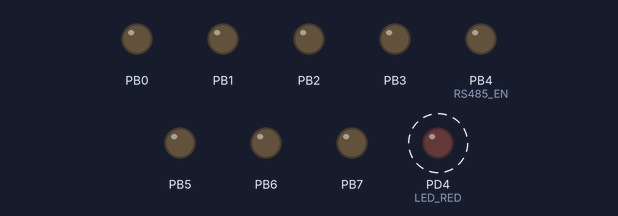
The program below on a simulated ATmega128, built with avr-gcc and emulated at 14.7456 MHz. Parts: output pins drawn as LEDs (lit = HIGH). Dashed ring = blinking.

Above: at 0.1 s.
At 1.06 s:
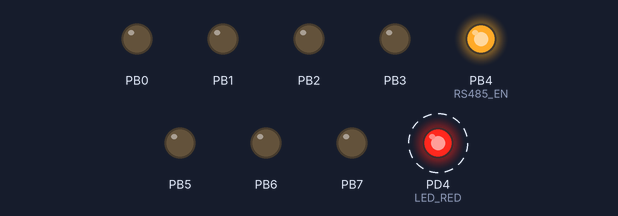
Timing chart, 0 to 40.0 s (numbered marks = the images above):
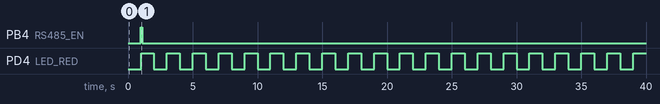

Measured:
- by itself, PB4 (RS485_EN): LOW → HIGH at 1.0 s, → LOW 0.11 s later
- by itself, PD4 (LED_RED): alternates HIGH for 1.0 s and LOW for 1.0 s

The program:

main.c
```c
/*
 * Microchip_Test_0605.c
 *
 * Created: 2025-06-05 오후 1:20:01
 * Author : Kujabeen
 */

#include <avr/io.h>
#include <avr/interrupt.h>
#define F_CPU 14745600UL
#include <util/delay.h>
#include <stdio.h>	//
#include <stdarg.h>	//
#include <stdint.h>	//
#include <string.h>
#include <ctype.h>  // 대소문자 무시하고 비교하려면 필요
#include "Uart.h"
#include "main.h"


volatile uint8_t led_flag = 0;

//---------------------------------------------------------------------------
#define TIMER0_MAX_COUNT (1UL << (sizeof(OCR0) * 8))     // 256
#define TIMER1_MAX_COUNT (1UL << (sizeof(OCR1A) * 8))    // 65536

#define TIMER0_MAX_SEC ((TIMER0_MAX_COUNT * 1024.0) / F_CPU)
#define TIMER1_MAX_SEC ((TIMER1_MAX_COUNT * 1024.0) / F_CPU)
//---------------------------------------------------------------------------

#define STATIC_CHECK_TIMER0(sec) \
_Static_assert((sec) <= TIMER0_MAX_SEC, \
"***Timer0 Error: Time exceeds ~17.7ms***")

#define STATIC_CHECK_TIMER1(sec) \
_Static_assert((sec) <= TIMER1_MAX_SEC, \
"***Timer1 Error: Time exceeds ~4.44s***")

////////////////////////////////////////////////////////unsigned char RxBuf1[UART1_MAXBUF], Data1, RxNum1;
int Timer_485 = 0;

void Timer0_init_1ms(void) {
	TCCR0 = (1 << WGM01);              // CTC 모드
	OCR0 = 230;                        // 1ms마다 비교일치 (계산식 참고 아래)
	TIMSK |= (1 << OCIE0);            // 비교일치 인터럽트 허용
	TCCR0 |= (1 << CS01) | (1 << CS00); // 분주비 64
}

// Timer1: 1초 인터럽트
void Timer1_init_1s(void) {
	TCCR1B |= (1 << WGM12);           // CTC 모드
	OCR1A = 14399;                    // 1초마다 비교일치 (계산식 아래 참고)
	TIMSK |= (1 << OCIE1A);           // 비교일치 인터럽트 허용
	TCCR1B |= (1 << CS12) | (1 << CS10); // 분주비 1024

}

/*	 /////////////////////////////////////////////////////////////////////////////////////////////////uart.c
void USART0_init(void) {
	 UBRR0H = 0;
	 UBRR0L = 191; //191 = 0xBF // 9600bps @ 14.7456MHz with U2X
	 UCSR0A = (1 << U2X0); // 2배속 모드
	 UCSR0B = (1 << RXEN0) | (1 << TXEN0) | (1 << RXCIE0); // 송수신 + 인터럽트
	 UCSR0C = (1 << UCSZ01) | (1 << UCSZ00); // 8-bit
}

void USART1_init(void) {
	UBRR1H = 0;
	UBRR1L = 0xBF;	//191 = 0xBF //14745600Hz with U2X

	UCSR1A=0x02;	//2배속 비동기 통신 모드	//115200이상의
	UCSR1B = (1 << RXEN1) | (1 << TXEN1) | (1 << RXCIE1);  // 수신, 송신, 수신 인터럽트 허용
	UCSR1C = (1 << UCSZ11) | (1 << UCSZ10);  // 8-bit 데이터, 비패리티, 1 스탑비트
}
*/

//-------------------------------------------------------------port, pin 개별 제어
volatile uint8_t* get_ddr(uint8_t pin) {
	if (pin <= PA7) return &DDRA;
	else if (pin <= PB7) return &DDRB;
	else if (pin <= PC7) return &DDRC;
	else if (pin <= PD7) return &DDRD;
	else if (pin <= PE7) return &DDRE;
	else if (pin <= PF7) return &DDRF;
	else return &DDRG;
}

volatile uint8_t* get_port(uint8_t pin) {
	if (pin <= PA7) return &PORTA;
	else if (pin <= PB7) return &PORTB;
	else if (pin <= PC7) return &PORTC;
	else if (pin <= PD7) return &PORTD;
	else if (pin <= PE7) return &PORTE;
	else if (pin <= PF7) return &PORTF;
	else return &PORTG;
}

volatile uint8_t* get_pin(uint8_t pin) {
	if (pin <= PA7) return &PINA;
	else if (pin <= PB7) return &PINB;
	else if (pin <= PC7) return &PINC;
	else if (pin <= PD7) return &PIND;
	else if (pin <= PE7) return &PINE;
	else if (pin <= PF7) return &PINF;
	else return &PING;
}

uint8_t get_bit(uint8_t pin) {
	return pin % 8;
}

void pinMode(PinName pin, uint8_t mode) {			//입출력 제어 1: 출력, 0: 입력
	volatile uint8_t* ddr;
	uint8_t bit;

	if (pin >= PIN_PA0 && pin <= PIN_PA7) {
		ddr = &DDRA;
		bit = pin - PIN_PA0;
		} else if (pin >= PIN_PB0 && pin <= PIN_PB7) {
		ddr = &DDRB;
		bit = pin - PIN_PB0;
		} else if (pin >= PIN_PC0 && pin <= PIN_PC7) {
		ddr = &DDRC;
		bit = pin - PIN_PC0;
		} else if (pin >= PIN_PD0 && pin <= PIN_PD7) {
		ddr = &DDRD;
		bit = pin - PIN_PD0;
	} else return;

	if (mode)
	*ddr |= (1 << bit);
	else
	*ddr &= ~(1 << bit);
}

void digitalWrite(PinName pin, uint8_t value) {		//Pin High, Low 제어
	volatile uint8_t* port;
	uint8_t bit;

	if (pin >= PIN_PA0 && pin <= PIN_PA7) {
		port = &PORTA;
		bit = pin - PIN_PA0;
		} else if (pin >= PIN_PB0 && pin <= PIN_PB7) {
		port = &PORTB;
		bit = pin - PIN_PB0;
		} else if (pin >= PIN_PC0 && pin <= PIN_PC7) {
		port = &PORTC;
		bit = pin - PIN_PC0;
		} else if (pin >= PIN_PD0 && pin <= PIN_PD7) {
		port = &PORTD;
		bit = pin - PIN_PD0;
	} else return;

	if (value)
	*port |= (1 << bit);
	else
	*port &= ~(1 << bit);
}
//------------------------------------------------------------------------
// RS-485 송신 모드 설정 함수
void RS485_tx_mode(void) {
	RS485_EN(1);
	_delay_us(1000);

}

// RS-485 수신 모드 설정 함수
void RS485_rx_mode(void) {
	_delay_us(2000);
	RS485_EN(0);

}
//-------------------------------------------------------------------------
void Tx0Data(char data)		// RS232
{
	while(!(UCSR0A & 0x20));
	UDR0=data;
}

void Tx1Data(char data)		// RS485
{
	while(!(UCSR1A & 0x20));
	UDR1=data;
}

void Tx1String(const char* str) {
	while (*str) {
		if (*str == '\n') {
			Tx1Data(0x0A);  // Line Feed
			} else if (*str == '\r') {
			Tx1Data(0x0D);  // Carriage Return
			} else {
			Tx1Data(*str);  // 일반 문자
		}
		str++;
	}
}

// 기본 printf와 같이 사용 가능한 함수
void Tx1Printf(const char* format, ...) {
	char buffer[128];
	va_list args;
	va_start(args, format);
	vsnprintf(buffer, sizeof(buffer), format, args);  // 가변 인자 처리
	va_end(args);

	for (char* p = buffer; *p; p++) {
		if (*p == '\n') {
			Tx1Data('\r');  // 줄바꿈을 위해 CR 추가
		}
		Tx1Data(*p);
	}
}

void Tx1Println(const char* format, ...) {
	char buffer[128];
	va_list args;
	va_start(args, format);
	vsnprintf(buffer, sizeof(buffer), format, args);
	va_end(args);

	for (char* p = buffer; *p; p++) {
		if (*p == '\n') {
			Tx1Data('\r');
		}
		Tx1Data(*p);
	}
	// 줄바꿈 추가
	Tx1Data('\r');
	Tx1Data('\n');
}

// 1. 485통신으로 버전 송신
// 2. 버전을 선언 ( define or int char )
// 3. 설정한 버전의 자리수만큼 485통신으로 데이터를 송신 ( 핵심 기능 )
// 4. 1바이트 데이터만 송신가능하니 버전을 자리수만큼 잘라서 아스키로 보내자 ( 기능의 문제를 확인하고, 조치 )
// 5. 버전을 자리수만큼 잘라야하니 연산자를 사용
void Ver_check(void)
{
	Tx1Println("Prog Ver: %06ld", Prog_Ver);
}

/*	 /////////////////////////////////////////////////////////////////////////////////////////////////uart.c
// USART0 수신 인터럽트
ISR(USART0_RX_vect) {
	//char Data0 = UDR0;

// 	RxBuf0[RxNum0++] = Data0;
// 	if (RxNum0 >= UART0_MAXBUF) RxNum0 = 0;
//
// 	if(RxBuf0[RxNum0-2]==0x0D && RxBuf0[RxNum0-1]==0x0A)
// 	{
// 		if(RxNum0 != 10)
// 		{
// 			RxNum0 = 0;
// 		}
// 	}

	//Tx0Data(data); // 수신된 걸 다시 전송 (에코)
}

// USART1 수신 인터럽트
ISR(USART1_RX_vect) {
	//int Rx_data = 5;
	int Rx_data = RxBuf1[1];
	Rx_data_trans = Rx_data;
	char Data1 = UDR1;
	if(Data1 == STX) RxNum1 = 0;
	RxBuf1[RxNum1++] = Data1;
	if (RxNum1 >= UART1_MAXBUF) RxNum1 = 0;

	PORTD ^= ( 1 << PORTD4 );

	//Tx1Data(Data1); // 수신된 걸 다시 전송 (에코)
}
*/

ISR(TIMER1_COMPA_INTERRUPT) {		//1s timer interrupt
	Timer_485++;
	led_flag ^= 1;  // 0 → 1 → 0 → 1 토글
	//Tx1Data(led_flag+0x30);	//test
}


int main(void)
{
	#ifdef change_Rx_Tx_mode
	int i = 0;
	char mode = 0;
	#endif

	pinMode(PIN_PD4, 1);	//led

 	DDRB = 0xFF;

	Timer1_init_1s();
	USART0_init();
	USART1_init();
	sei();  // 전역 인터럽트 활성화
	_delay_ms(1000);	//업데이트 및 보드 전원 재 인가 시, 3번씩 main문 동작
	RS485_tx_mode();

	Ver_check();

	digitalWrite(PIN_PD4, 1);	//led off

	Timer_485 = 0;
	Tx1Println("Select the mode you want");
	Tx1Println("0x31:Tx / 0x32:Rx");
	Tx1Println("ex) [F2] [1] [2] [F3]");
	Tx1Println("=====================");
	while (1)
	{
		#ifdef change_Rx_Tx_mode
		RS485_rx_mode();
		if(RxBuf1[0] == STX && RxBuf1[RxNum1-1] == ETX)
		{
			if(RxBuf1[1] == '1')
			{
				if(mode != Tx)
				{
					RS485_tx_mode();
					Tx1Println("Select Tx mode");
					mode = Tx;
				}
				RxNum1 = 0;
			}
			else if(RxBuf1[1] == '2')
			{
				if(mode != Rx)
				{
					RS485_tx_mode();
					Tx1Println("Select Rx mode");
				}
				i = RxBuf1[2];
				RS485_tx_mode();

				if (i == 0xF3) {
					Tx1Println("illegal data");
				}
				else
				{
					Tx1Println("RxBuf1[2] is %X",i);
				}
				RS485_rx_mode();
				mode = Rx;
				RxNum1 = 0;
			}
		}
		#endif

		#ifdef Tx_Rx_repeat
		if(Timer_485 == 5)
		{
			if(led_flag)
			{
				RS485_tx_mode();

				Tx1String("\r\n Tx Mode");
			}
			else
			{
				Tx1String("\r\n Rx Mode: ");
				RS485_rx_mode();
				if(RxBuf1[0] == STX && RxBuf1[RxNum1-1] == ETX)
				{
					if(RxBuf1[1] == '1')
					{
						Tx1Data(RxBuf1[1]);
						RxNum1 = 0;
					}
					if(RxBuf1[1] == '2')
					{
						Tx1Data(RxBuf1[1]);
						RxNum1 = 0;
					}

				}

			}
			Timer_485 = 0;
		}
		#endif

		#ifdef led_toggle_test
		if(led_flag == 0)
		{
			digitalWrite(PIN_PD4, 0);  //PORTD = 0xEF;	//led on
		}
		else if(led_flag == 1)
		{
			digitalWrite(PIN_PD4, 1);  //PORTD = 0xFF;	//led off
		}
		#endif
	}	//end while
}	//end main
```

Uart.c
```c
/*
 * Uart.c
 *
 * Created: 2025-06-12 오전 9:20:37
 *  Author: Kujabeen
 */
#define F_CPU 14745600UL
#include "uart.h"

#include <avr/io.h>
#include <util/delay.h>

unsigned char RxBuf1[UART1_MAXBUF], Data1, RxNum1;
int Rx_data_trans = 0;


void USART0_init(void) {
	UBRR0H = 0;
	UBRR0L = 191; //191 = 0xBF // 9600bps @ 14.7456MHz with U2X
	UCSR0A = (1 << U2X0); // 2배속 모드
	UCSR0B = (1 << RXEN0) | (1 << TXEN0) | (1 << RXCIE0); // 송수신 + 인터럽트
	UCSR0C = (1 << UCSZ01) | (1 << UCSZ00); // 8-bit
}

void USART1_init(void) {
	UBRR1H = 0;
	UBRR1L = 0xBF;	//191 = 0xBF //14745600Hz with U2X

	UCSR1A=0x02;	//2배속 비동기 통신 모드	//115200이상의
	UCSR1B = (1 << RXEN1) | (1 << TXEN1) | (1 << RXCIE1);  // 수신, 송신, 수신 인터럽트 허용
	UCSR1C = (1 << UCSZ11) | (1 << UCSZ10);  // 8-bit 데이터, 비패리티, 1 스탑비트
}

// USART0 수신 인터럽트
ISR(USART0_RX_vect) {
	//char Data0 = UDR0;
	/*
	RxBuf0[RxNum0++] = Data0;
	if (RxNum0 >= UART0_MAXBUF) RxNum0 = 0;

	if(RxBuf0[RxNum0-2]==0x0D && RxBuf0[RxNum0-1]==0x0A)
	{
		if(RxNum0 != 10)
		{
			RxNum0 = 0;
		}
	}
	*/
	//Tx0Data(data); // 수신된 걸 다시 전송 (에코)
}

// USART1 수신 인터럽트
ISR(USART1_RX_vect) {
	//int Rx_data = 5;
	int Rx_data = RxBuf1[1];
	Rx_data_trans = Rx_data;
	char Data1 = UDR1;
	if(Data1 == STX) RxNum1 = 0;
	RxBuf1[RxNum1++] = Data1;
	if (RxNum1 >= UART1_MAXBUF) RxNum1 = 0;

	PORTD ^= ( 1 << PORTD4 );

	//Tx1Data(Data1); // 수신된 걸 다시 전송 (에코)
}

void USART1_transmit(uint8_t data) {
	while (!(UCSR1A & (1 << UDRE1)));  // 송신 버퍼 대기
	UDR1 = data;
}
```

Uart.h
```c
/*
 * Uart.h
 *
 * Created: 2025-06-12 오전 9:33:31
 *  Author: Kujabeen
 */
//#include "main.h"
#include <avr/io.h>
#include <avr/interrupt.h>
#include <util/delay.h>

/**********통신관련*************/

#define STX					0xF2
#define ETX					0xF3

#define UART0_MAXBUF		200
#define UART1_MAXBUF		250

void USART0_init(void);
void USART1_init(void);


extern unsigned char RxBuf1[UART1_MAXBUF], Data1, RxNum1;
//extern int Rx_data_trans;
```

main.h
```c
/*
 * main.h
 *
 * Created: 2025-06-05 오후 2:32:30
 *  Author: Kujabeen
 */

#include <avr/io.h>
#include <avr/interrupt.h>
#include <util/delay.h>

#define change_Rx_Tx_mode
//#define Tx_Rx_repeat
#define led_toggle_test

#define RS485_EN(n) ((n) ? (PORTB |= (1 << PORTB4)) : (PORTB &= ~(1 << PORTB4)))	//1이면 Tx(송신), 0이면 Rx(수신)


typedef enum {
	PIN_PA0, PIN_PA1, PIN_PA2, PIN_PA3, PIN_PA4, PIN_PA5, PIN_PA6, PIN_PA7,
	PIN_PB0, PIN_PB1, PIN_PB2, PIN_PB3, PIN_PB4, PIN_PB5, PIN_PB6, PIN_PB7,
	PIN_PC0, PIN_PC1, PIN_PC2, PIN_PC3, PIN_PC4, PIN_PC5, PIN_PC6, PIN_PC7,
	PIN_PD0, PIN_PD1, PIN_PD2, PIN_PD3, PIN_PD4, PIN_PD5, PIN_PD6, PIN_PD7,
	PIN_PE0, PIN_PE1, PIN_PE2, PIN_PE3, PIN_PE4, PIN_PE5, PIN_PE6, PIN_PE7,
	PIN_PF0, PIN_PF1, PIN_PF2, PIN_PF3, PIN_PF4, PIN_PF5, PIN_PF6, PIN_PF7,
	PIN_PG0, PIN_PG1, PIN_PG2, PIN_PG3, PIN_PG4, PIN_PG5, PIN_PG6, PIN_PG7,
} PinName;

// RS-485 제어 핀 정의
#define RS485_EN_PIN PIN_PB4

#define Prog_Ver	250624

#define	TIMER1_COMPA_INTERRUPT	TIMER1_COMPA_vect		//timer1 interrupt vector name change

/**********통신관련*************/

// #define STX					0xF2
// #define ETX					0xF3
//
//  #define UART0_MAXBUF		200
//  #define UART1_MAXBUF		250


#define Tx				1
#define Rx				2

#define LED_RED	PD4
```
